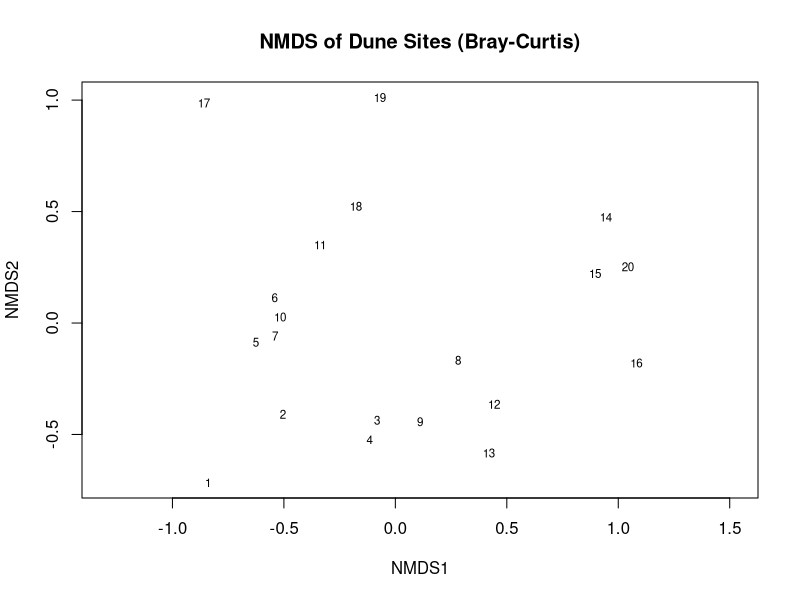
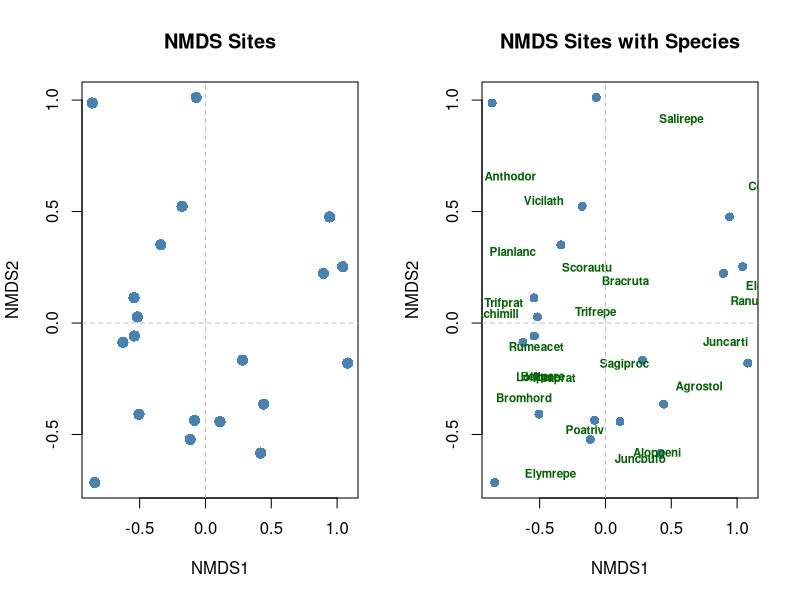
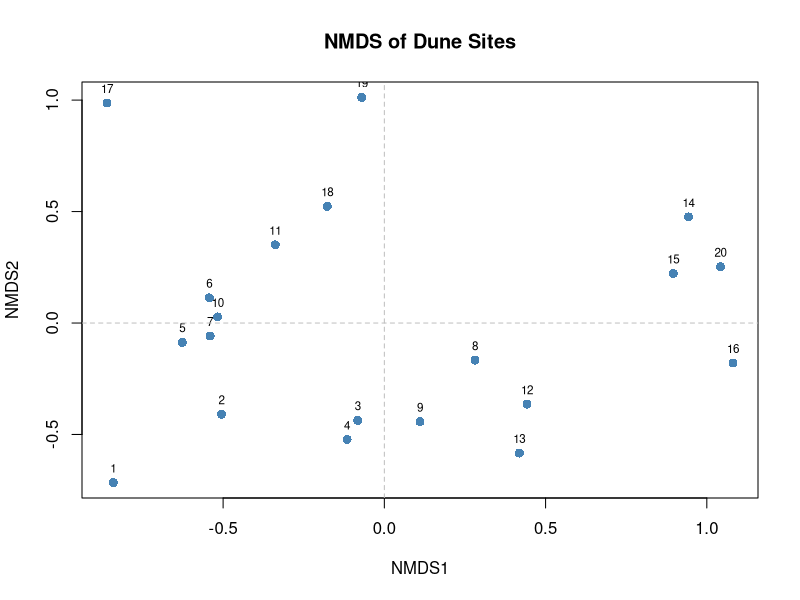
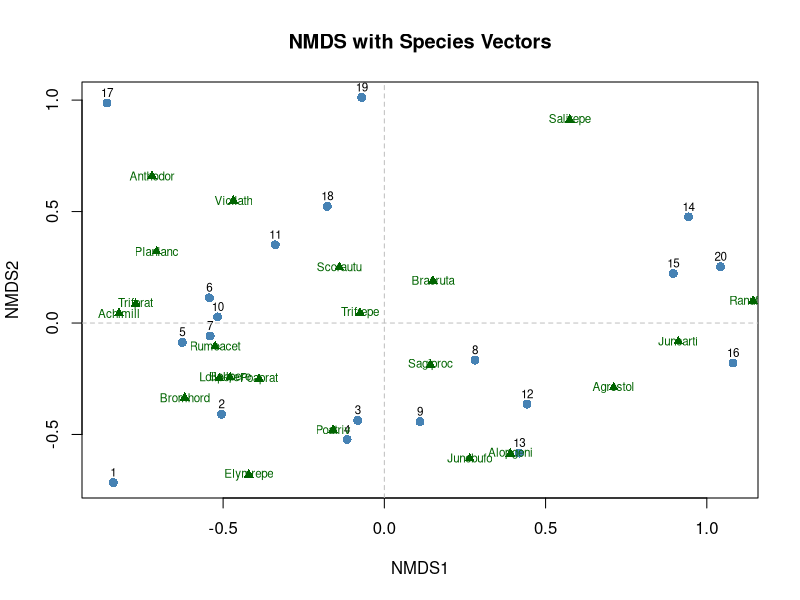
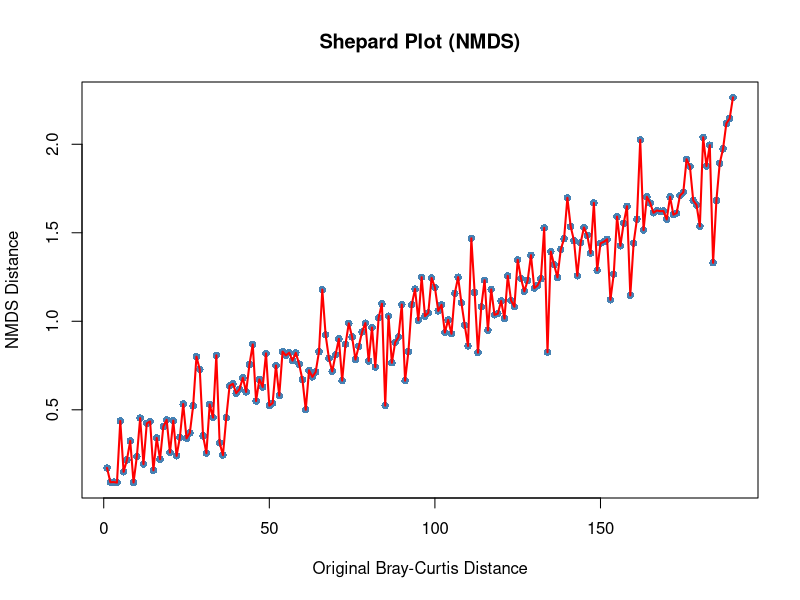

Reproduce these figures in R, in order.
## ---- chunk 1
library(vegan)
data(dune)

# Perform NMDS with default settings (Bray-Curtis distance)
nmds <- metaMDS(dune, k = 2, trymax = 100)
nmds
## ---- chunk 2
# Get stress value (lower is better)
nmds$stress

# Stress interpretation:
# < 0.1: Excellent representation
# 0.1-0.2: Good representation
# 0.2-0.3: Fair representation
# > 0.3: Poor representation
## ---- chunk 3
# Using Jaccard distance (presence-absence)
nmds_jaccard <- metaMDS(dune, distance = "jaccard", k = 2, trymax = 100)
nmds_jaccard$stress

# Using Manhattan distance
nmds_manhattan <- metaMDS(dune, distance = "manhattan", k = 2, trymax = 100)
nmds_manhattan$stress
## ---- chunk 4
# Simple scatter plot of sites
plot(nmds, type = "text", display = "sites",
     main = "NMDS of Dune Sites (Bray-Curtis)")
## ---- chunk 5
# Plot with sites as points and species labels
# Extract coordinates first to avoid argument conflicts
site_coords <- scores(nmds, display = "sites")
species_coords <- scores(nmds, display = "species")

par(mfrow = c(1, 2))

# Sites only
plot(site_coords,
     main = "NMDS Sites",
     xlab = "NMDS1", ylab = "NMDS2",
     pch = 16, col = "steelblue", cex = 1.5)
abline(h = 0, v = 0, lty = 2, col = "gray")

# Species overlaid on sites
plot(site_coords,
     main = "NMDS Sites with Species",
     xlab = "NMDS1", ylab = "NMDS2",
     pch = 16, col = "steelblue", cex = 1.2)
text(species_coords, labels = rownames(species_coords),
     col = "darkgreen", cex = 0.7, font = 2)
abline(h = 0, v = 0, lty = 2, col = "gray")

par(mfrow = c(1, 1))
## ---- chunk 6
# Extract site coordinates
site_coords <- scores(nmds, display = "sites")
head(site_coords)

# Extract species coordinates
species_coords <- scores(nmds, display = "species")
head(species_coords)
## ---- chunk 7
# Custom plot with site labels
plot(site_coords,
     main = "NMDS of Dune Sites",
     xlab = "NMDS1", ylab = "NMDS2",
     pch = 16, col = "steelblue", cex = 1.2)
text(site_coords, labels = rownames(dune), pos = 3, cex = 0.7)
abline(h = 0, v = 0, lty = 2, col = "gray")
## ---- chunk 8
# Plot with species trajectories or convex hulls (optional)
plot(site_coords,
     main = "NMDS with Species Vectors",
     xlab = "NMDS1", ylab = "NMDS2",
     pch = 16, col = "steelblue", cex = 1.2)
text(site_coords, labels = rownames(dune), pos = 3, cex = 0.7, offset = 0.3)

# Add species points and vectors (species positions)
points(species_coords, pch = 17, col = "darkgreen", cex = 1)
text(species_coords, labels = rownames(species_coords),
     col = "darkgreen", cex = 0.7, offset = 0.3)

abline(h = 0, v = 0, lty = 2, col = "gray")
## ---- chunk 9
# Shepard plot: relationship between original distances and ordination distances
plot(nmds$dist, nmds$dists,
     main = "Shepard Plot (NMDS)",
     xlab = "Original Bray-Curtis Distance",
     ylab = "NMDS Distance",
     pch = 16, col = "steelblue", alpha = 0.5)
lines(nmds$dist, nmds$isofit, col = "red", lwd = 2, main = "Isotonic fit")
